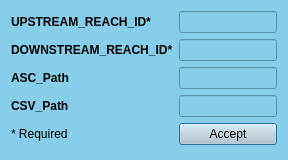
<?xml version="1.0" encoding="UTF-8"?>
<ui version="4.0">
 <class>ControlTOPAGNPS</class>
 <widget class="QDialog" name="ControlTOPAGNPS">
  <property name="geometry">
   <rect>
    <x>0</x>
    <y>0</y>
    <width>288</width>
    <height>160</height>
   </rect>
  </property>
  <property name="windowTitle">
   <string>CONCEPTS control file</string>
  </property>
  <property name="styleSheet">
   <string notr="true">background-color: #87CEEB;</string>
  </property>
  <layout class="QGridLayout" name="gridLayout">
   <item row="2" column="0">
    <widget class="QLabel" name="label_4">
     <property name="font">
      <font>
       <weight>75</weight>
       <bold>true</bold>
      </font>
     </property>
     <property name="text">
      <string>ASC_Path</string>
     </property>
    </widget>
   </item>
   <item row="0" column="0">
    <widget class="QLabel" name="label">
     <property name="font">
      <font>
       <weight>75</weight>
       <bold>true</bold>
      </font>
     </property>
     <property name="text">
      <string>UPSTREAM_REACH_ID*</string>
     </property>
    </widget>
   </item>
   <item row="1" column="1">
    <widget class="QLineEdit" name="lineEdit_2">
     <property name="font">
      <font>
       <weight>75</weight>
       <bold>true</bold>
      </font>
     </property>
     <property name="alignment">
      <set>Qt::AlignCenter</set>
     </property>
    </widget>
   </item>
   <item row="1" column="0">
    <widget class="QLabel" name="label_2">
     <property name="font">
      <font>
       <weight>75</weight>
       <bold>true</bold>
      </font>
     </property>
     <property name="text">
      <string>DOWNSTREAM_REACH_ID*</string>
     </property>
    </widget>
   </item>
   <item row="0" column="1">
    <widget class="QLineEdit" name="lineEdit">
     <property name="font">
      <font>
       <weight>75</weight>
       <bold>true</bold>
      </font>
     </property>
     <property name="alignment">
      <set>Qt::AlignCenter</set>
     </property>
    </widget>
   </item>
   <item row="4" column="1">
    <widget class="QPushButton" name="pushButton">
     <property name="styleSheet">
      <string notr="true">background-color: #becbd1;</string>
     </property>
     <property name="text">
      <string>Accept</string>
     </property>
    </widget>
   </item>
   <item row="4" column="0">
    <widget class="QLabel" name="label_3">
     <property name="text">
      <string>* Required</string>
     </property>
    </widget>
   </item>
   <item row="3" column="0">
    <widget class="QLabel" name="label_5">
     <property name="font">
      <font>
       <weight>75</weight>
       <bold>true</bold>
      </font>
     </property>
     <property name="text">
      <string>CSV_Path</string>
     </property>
    </widget>
   </item>
   <item row="2" column="1">
    <widget class="QLineEdit" name="lineEdit_3">
     <property name="font">
      <font>
       <weight>75</weight>
       <bold>true</bold>
      </font>
     </property>
     <property name="alignment">
      <set>Qt::AlignCenter</set>
     </property>
    </widget>
   </item>
   <item row="3" column="1">
    <widget class="QLineEdit" name="lineEdit_4">
     <property name="font">
      <font>
       <weight>75</weight>
       <bold>true</bold>
      </font>
     </property>
     <property name="alignment">
      <set>Qt::AlignCenter</set>
     </property>
    </widget>
   </item>
  </layout>
 </widget>
 <resources/>
 <connections/>
</ui>
